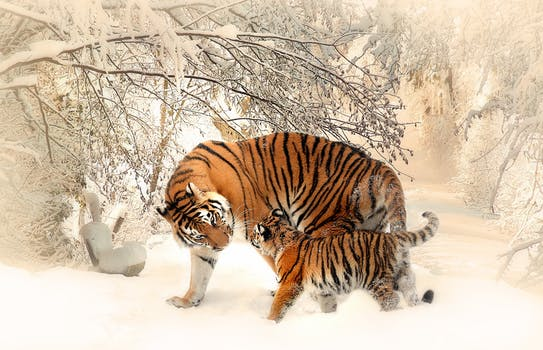
#> input picture images/tigers.jpeg, 543 x 350 px
$ python skripta7.py   (older library calls are emulated)
#> lines starting #> are read from the running program, lines starting #| are printed output that depends on the picture
import sys
from termcolor import colored
import numpy as np
import matplotlib.pyplot as plt
import cv2 as cv
from scipy import signal


def main(argv):
	help()
	filepath = argv[0] if len(argv)>0 else './images/tigers.jpeg'
	size = np.int(argv[1]) if len(argv)> 1 else np.int(11)
	sigma1 = np.float(argv[2]) if len(argv)> 2 else np.float(5)
	sigma2 = np.float(argv[3]) if len(argv)> 3 else np.float(0.005)

	I = cv.imread(filepath,cv.IMREAD_GRAYSCALE)
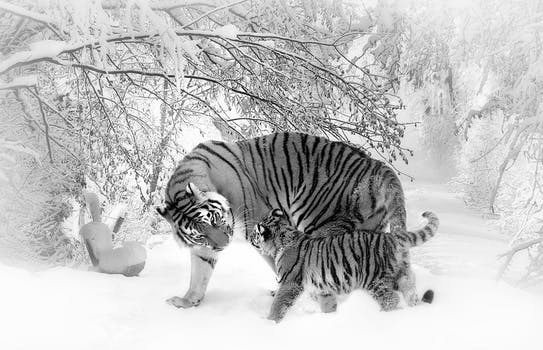
#> I: shape (350, 543); min 0, max 255, mean 192.8
	if I is None:
		print('error loading image')
		return -1

	plt.imshow(I,cmap='gray'),plt.xticks([]),plt.yticks([])
	plt.show()

	gauss_k1 = np.outer(cv.getGaussianKernel(size,sigma1),cv.getGaussianKernel(size,sigma1)) #kreiranje prvog gaussovog kernela dimenzija sizeXsize sa standardnom devijacijom sigma1
	gauss_k2 = np.outer(cv.getGaussianKernel(size,sigma2),cv.getGaussianKernel(size,sigma2)) #kreiranje drugog gaussovog kernela
	DoG = gauss_k1 - gauss_k2 #izračunavanje razlike guassa

	#prikaz kernela
	plt.subplot(131)
	plt.imshow(gauss_k1,cmap='gray'),plt.title("first kernel"),plt.xticks([]),plt.yticks([])
	plt.subplot(132)
	plt.imshow(gauss_k2,cmap='gray'),plt.title("second kernel"),plt.xticks([]),plt.yticks([])
	plt.subplot(133)
	plt.imshow(DoG,cmap='gray'), plt.title("DoG"),plt.xticks([]),plt.yticks([])
	plt.show()
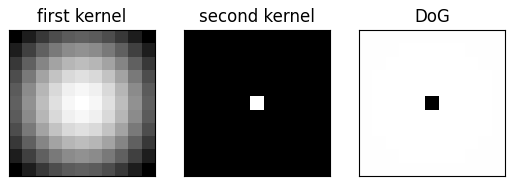
#> figure drawn by matplotlib, 3 panels

	out = signal.fftconvolve(I,DoG,mode='same') #primjena kernela na sliku
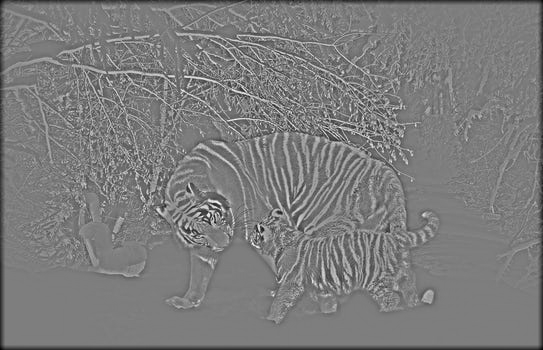
#> out: shape (350, 543) float64; min -173.8, max 177, mean -2.7; drawn with min black and max white
	dft = cv.dft(np.float32(out),flags= cv.DFT_COMPLEX_OUTPUT)
	shift = np.fft.fftshift(dft)

	#prikaz rezultante slike
	plt.subplot(121)
	plt.imshow(out,cmap='gray'),plt.title("output image"),plt.xticks([]),plt.yticks([])
	plt.subplot(122)
	plt.imshow(20*np.log(cv.magnitude(shift[:,:,0],shift[:,:,1]))),plt.title("magnitude of output image"),plt.xticks([]),plt.yticks([])
	plt.show()
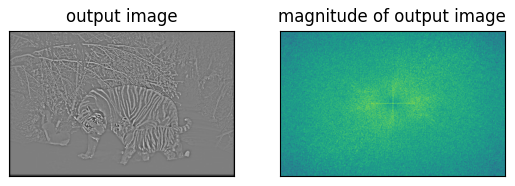
#> figure drawn by matplotlib, 2 panels


def help():
	print(colored('''Ovaj program demonstrira primjenu pojasnopropusnog filtera (BPF), pri čemu su korišteni Gaussovi kerneli te je uzeta njihova razlika (ovo se još naziva DoG (difference of gaussians)). Na ovaj način propuštaju se frekvencije u određenom pojasu odnosno između dvije granične frekvencije

	Upute: skripta5.py putanja_slike veličina_gaussovih_kernela signam1 sigma2 -- default tigers.jpeg 11  5 0.005''','green'))

if __name__=="__main__":
	main(sys.argv[1:])
